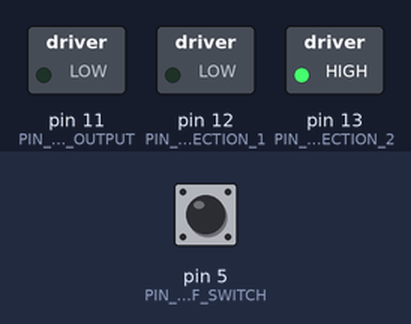
Bench run of a sketch on a simulated Arduino Uno, built with avr-gcc and run on an emulated ATmega328P. Shown: switched loads named in the sketch (green lamp = pin HIGH). The inputs (shaded band) are chosen by the test bench; at power-on: pin 5 (PIN_NR_ON_OFF_SWITCH) LOW. What the sketch prints to the serial monitor is not drawn.

Above: at 1.2 s.
1.3 s: pin 5 (PIN_NR_ON_OFF_SWITCH) pulled HIGH for 0.15 s
At 1.37 s:
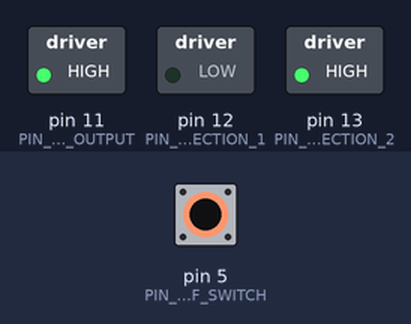
2.9 s: pin 5 (PIN_NR_ON_OFF_SWITCH) pulled HIGH for 3.2 s
At 7.2 s:
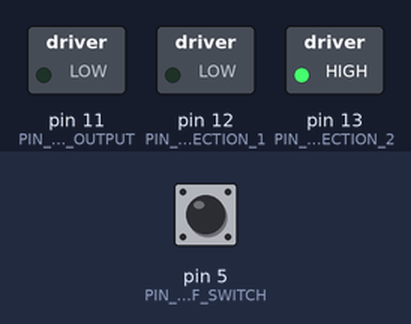
Timing chart, 0 to 8.7 s (numbered marks = the images above; inputs shaded):
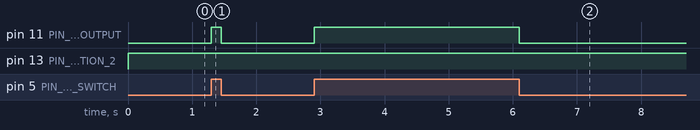

Measured:
- after the input at 1.3 s, pin 11 (PIN_NR_PWM_OUTPUT): LOW → HIGH at once, → LOW 0.15 s later
- after the input at 2.9 s, pin 11 (PIN_NR_PWM_OUTPUT): LOW → HIGH at once, → LOW 3.2 s later

The sketch:

ME350_F22_HBridge_Test.ino
```cpp
/* ME350 H-Bridge Test
   Updated 10/13/2022 */


const int PIN_NR_ON_OFF_SWITCH    = 5;  // Connected to toggle switch (turns mechanism on and off)
const int PIN_NR_PWM_OUTPUT       = 11; // Connected to H Bridge (controls motor speed)
const int PIN_NR_PWM_DIRECTION_1  = 12; // Connected to H Bridge (controls motor direction)
const int PIN_NR_PWM_DIRECTION_2  = 13; // Connected to H Bridge (controls motor direction)
int H_Bridge_command = 0;             // [0-255] PWM signal sent to the H-bridge

void setup() {
  Serial.begin(115200);
  Serial.println("Start\n");

  pinMode(PIN_NR_PWM_OUTPUT,       OUTPUT);
  pinMode(PIN_NR_PWM_DIRECTION_1,  OUTPUT);
  pinMode(PIN_NR_PWM_DIRECTION_2,  OUTPUT);
  pinMode(PIN_NR_ON_OFF_SWITCH,    INPUT);
}

void loop() {
  if(digitalRead(PIN_NR_ON_OFF_SWITCH)==HIGH){
    // If the toggle switch is on, provide voltage
    H_Bridge_command = 255;
  }
  else{
    H_Bridge_command = 0;
  }
  analogWrite(PIN_NR_PWM_OUTPUT, H_Bridge_command); // Command a duty cycle
  digitalWrite(PIN_NR_PWM_DIRECTION_1,LOW);  // rotate forward
  digitalWrite(PIN_NR_PWM_DIRECTION_2,HIGH); // rotate forward
  Serial.print(H_Bridge_command);
  Serial.print("\n");
}
```
